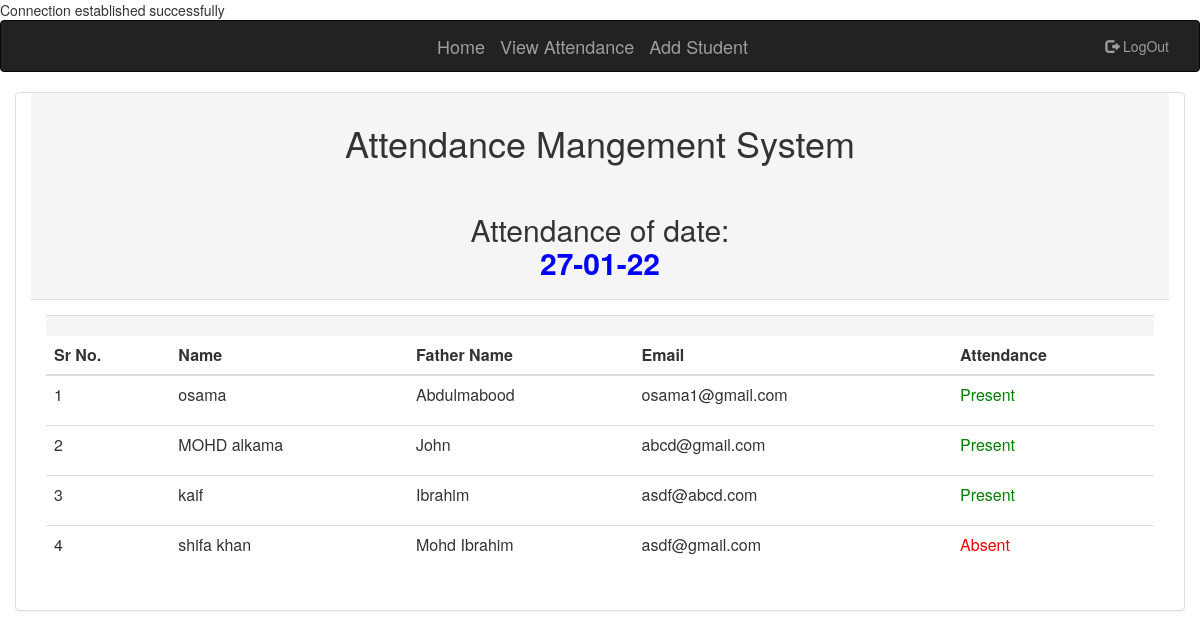
/viewp.php?date=27-01-22, run on the app's committed database.
### tables this page shows
CREATE TABLE `attendance` (
  `at_id` int(11) NOT NULL,
  `value` varchar(50) NOT NULL,
  `emp_id` int(11) NOT NULL,
  `date` varchar(30) NOT NULL
);

CREATE TABLE `emp` (
  `emp_id` int(11) NOT NULL,
  `name` varchar(50) NOT NULL,
  `fname` varchar(50) NOT NULL,
  `email` varchar(100) NOT NULL
);

### viewp.php (the view, shortened to what this page needs)
<?php include_once("connection.php"); ?>
<!DOCTYPE html>
<html lang="en">
<head>
  <link rel="stylesheet" href="https://maxcdn.bootstrapcdn.com/bootstrap/3.4.1/css/bootstrap.min.css">
</head>
<body>
<?php include_once("nav.php"); ?>
<div class="panel panel-default container">
<div class="panel-heading">
    <h1 style="text-align: center;">Attendance Mangement System</h1><br>
    <h2 style="text-align: center;">Attendance of date: <?php
       if($_GET){
           $date=$_GET['date'];
           ?>
           <p style="font-weight: bold; color:Blue"><?php echo $date ?></p>
           <?php
       }?></h2>
</div>
<div class="panel-body">
<form method="post">
<table class="table">
<thead>
<tr>
    <th>Sr No.</th>
    <th>Name</th>
    <th>Father Name</th>
    <th>Email</th>
    <th>Attendance</th>
</tr>
</thead>
       <?php
       if($_GET){
           $date=$_GET['date'];
            $query="SELECT emp.*,attendance.* FROM attendance
            inner join emp on attendance.emp_id=emp.emp_id and attendance.date='$date'";
            $result=$link->query($query);
            if ($result->num_rows>0){
                $i=0;
                while($val=$result->fetch_assoc()){
                    $i++;
       ?>
<tr>
    <td><?php echo $i; ?></td>
    <td><?php echo $val['name'];?></td>
    <td><?php echo $val['fname'];?></td>
    <td><?php echo $val['email'];?></td>
    <td>
        <?php
        if($val['value']=='Present'){?>
        <p style="color:Green">Present</p>
        <?php }?>
        <?php
        if($val['value']=='Absent'){?>
        <p style="color:Red">Absent</p>
        <?php }?>
    </td>
</tr>
<?php } } } ?>
</div>
<div class="panel-footer">
</div>
</div>
</body>
</html>

### data on the page
attendance: emp.name "osama", emp.fname "Abdulmabood", emp.email "osama1@gmail.com", value "Present"
attendance: emp.name "MOHD alkama", emp.fname "John", emp.email "abcd@gmail.com", value "Present"
attendance: emp.name "kaif", emp.fname "Ibrahim", emp.email "asdf@abcd.com", value "Present"
attendance: emp.name "shifa khan", emp.fname "Mohd Ibrahim", emp.email "asdf@gmail.com", value "Absent"

### other printed values
$date "27-01-22"
